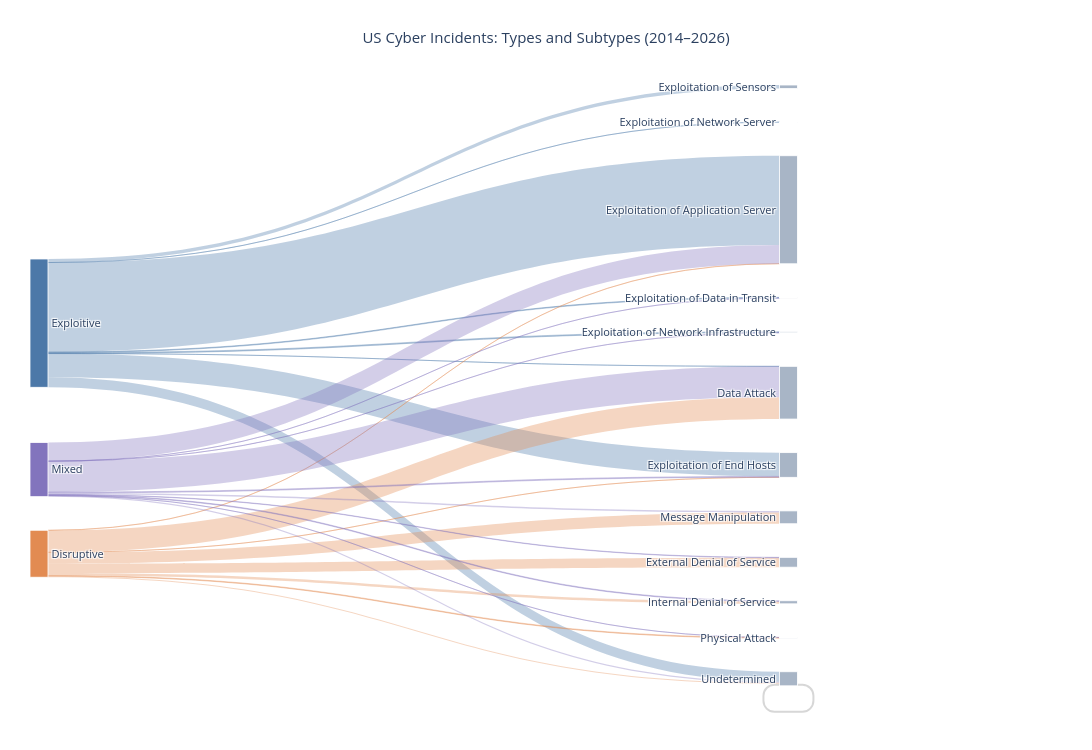

Source (notebook cell):
### Markdown cell above
### 5.3 Relationships between incident types and subtypes

### Code cell
# Convert the type–subtype matrix into Sankey links
usa_sankey_links = (
    usa_type_subtype_counts
    .stack()
    .reset_index(name="Incidents")
    .query("Incidents > 0")
)

usa_sankey_types = list(usa_type_subtype_counts.index)
usa_sankey_subtypes = list(usa_type_subtype_counts.columns)

usa_sankey_nodes = (
    usa_sankey_types + usa_sankey_subtypes
)

usa_sankey_node_ids = {
    name: i for i, name in enumerate(usa_sankey_nodes)
}

usa_sankey_colors = {
    "Exploitive": "#4C78A8",
    "Disruptive": "#E28B52",
    "Mixed": "#8274BD",
    "Undetermined": "#8C8C8C"
}

usa_sankey_link_colors = {
    "Exploitive": "rgba(76, 120, 168, 0.35)",
    "Disruptive": "rgba(226, 139, 82, 0.35)",
    "Mixed": "rgba(130, 116, 189, 0.35)",
    "Undetermined": "rgba(140, 140, 140, 0.35)"
}

fig_usa_type_subtype_sankey = go.Figure(
    data=[
        go.Sankey(
            arrangement="snap",
            node=dict(
                pad=18,
                thickness=18,
                line=dict(color="white", width=0.8),
                label=usa_sankey_nodes,
                color=(
                    [usa_sankey_colors[t] for t in usa_sankey_types]
                    + ["#A8B5C6"] * len(usa_sankey_subtypes)
                ),
                hovertemplate="%{label}<extra></extra>"
            ),
            link=dict(
                source=[
                    usa_sankey_node_ids[t]
                    for t in usa_sankey_links["event_type"]
                ],
                target=[
                    usa_sankey_node_ids[s]
                    for s in usa_sankey_links["subtype"]
                ],
                value=usa_sankey_links["Incidents"],
                color=[
                    usa_sankey_link_colors[t]
                    for t in usa_sankey_links["event_type"]
                ],
                customdata=usa_sankey_links[
                    ["event_type", "subtype"]
                ].to_numpy(),
                hovertemplate=(
                    "%{customdata[0]} → %{customdata[1]}"
                    "<br>Incident–subtype associations: %{value:,}"
                    "<extra></extra>"
                )
            )
        )
    ]
)

fig_usa_type_subtype_sankey.update_layout(
    title=dict(
        text="US Cyber Incidents: Types and Subtypes (2014–2026)",
        x=0.5
    ),
    font=dict(size=11),
    height=750,
    width=1250,
    margin=dict(l=30, r=260, t=85, b=30),
    paper_bgcolor="white"
)

fig_usa_type_subtype_sankey.show()

### Figure 1 — Plotly figure (JSON) as saved in the notebook; plotly's stock layout.template omitted (floating-point values rounded to 4 significant figures)
{"data": [{"arrangement": "snap", "link": {"color": ["rgba(76, 120, 168, 0.35)", "rgba(76, 120, 168, 0.35)", "rgba(76, 120, 168, 0.35)", "rgba(76, 120, 168, 0.35)", "rgba(76, 120, 168, 0.35)", "rgba(76, 120, 168, 0.35)", "rgba(76, 120, 168, 0.35)", "rgba(76, 120, 168, 0.35)", "rgba(226, 139, 82, 0.35)", "rgba(226, 139, 82, 0.35)", "rgba(226, 139, 82, 0.35)", "rgba(226, 139, 82, 0.35)", "rgba(226, 139, 82, 0.35)", "rgba(226, 139, 82, 0.35)", "rgba(226, 139, 82, 0.35)", "rgba(226, 139, 82, 0.35)", "rgba(130, 116, 189, 0.35)", "rgba(130, 116, 189, 0.35)", "rgba(130, 116, 189, 0.35)", "rgba(130, 116, 189, 0.35)", "rgba(130, 116, 189, 0.35)", "rgba(130, 116, 189, 0.35)", "rgba(130, 116, 189, 0.35)", "rgba(130, 116, 189, 0.35)", "rgba(130, 116, 189, 0.35)", "rgba(130, 116, 189, 0.35)", "rgba(140, 140, 140, 0.35)"], "customdata": [["Exploitive", "Data Attack"], ["Exploitive", "Exploitation of Application Server"], ["Exploitive", "Exploitation of Data in Transit"], ["Exploitive", "Exploitation of End Hosts"], ["Exploitive", "Exploitation of Network Infrastructure"], ["Exploitive", "Exploitation of Network Server"], ["Exploitive", "Exploitation of Sensors"], ["Exploitive", "Undetermined"], ["Disruptive", "Data Attack"], ["Disruptive", "Exploitation of Application Server"], ["Disruptive", "Exploitation of End Hosts"], ["Disruptive", "External Denial of Service"], ["Disruptive", "Internal Denial of Service"], ["Disruptive", "Message Manipulation"], ["Disruptive", "Physical Attack"], ["Disruptive", "Undetermined"], ["Mixed", "Data Attack"], ["Mixed", "Exploitation of Application Server"], ["Mixed", "Exploitation of Data in Transit"], ["Mixed", "Exploitation of End Hosts"], ["Mixed", "Exploitation of Network Infrastructure"], ["Mixed", "External Denial of Service"], ["Mixed", "Internal Denial of Service"], ["Mixed", "Message Manipulation"], ["Mixed", "Physical Attack"], ["Mixed", "Undetermined"], ["Undetermined", "Undetermined"]], "hovertemplate": "%{customdata[0]} → %{customdata[1]}<br>Incident–subtype associations: %{value:,}<extra></extra>", "source": [0, 0, 0, 0, 0, 0, 0, 0, 1, 1, 1, 1, 1, 1, 1, 1, 2, 2, 2, 2, 2, 2, 2, 2, 2, 2, 15], "target": [4, 5, 6, 7, 8, 9, 10, 15, 4, 5, 7, 11, 12, 13, 14, 15, 4, 5, 6, 7, 8, 11, 12, 13, 14, 15, 15], "value": [1, 3521, 28, 937, 38, 1, 140, 393, 864, 5, 1, 372, 93, 448, 27, 42, 1214, 734, 2, 35, 3, 16, 28, 59, 3, 42, 78]}, "node": {"color": ["#4C78A8", "#E28B52", "#8274BD", "#8C8C8C", "#A8B5C6", "#A8B5C6", "#A8B5C6", "#A8B5C6", "#A8B5C6", "#A8B5C6", "#A8B5C6", "#A8B5C6", "#A8B5C6", "#A8B5C6", "#A8B5C6", "#A8B5C6"], "hovertemplate": "%{label}<extra></extra>", "label": ["Exploitive", "Disruptive", "Mixed", "Undetermined", "Data Attack", "Exploitation of Application Server", "Exploitation of Data in Transit", "Exploitation of End Hosts", "Exploitation of Network Infrastructure", "Exploitation of Network Server", "Exploitation of Sensors", "External Denial of Service", "Internal Denial of Service", "Message Manipulation", "Physical Attack", "Undetermined"], "line": {"color": "white", "width": 0.8}, "pad": 18, "thickness": 18}, "type": "sankey"}], "layout": {"font": {"size": 11}, "height": 750, "margin": {"b": 30, "l": 30, "r": 260, "t": 85}, "paper_bgcolor": "white", "title": {"text": "US Cyber Incidents: Types and Subtypes (2014–2026)", "x": 0.5}, "width": 1250}}
